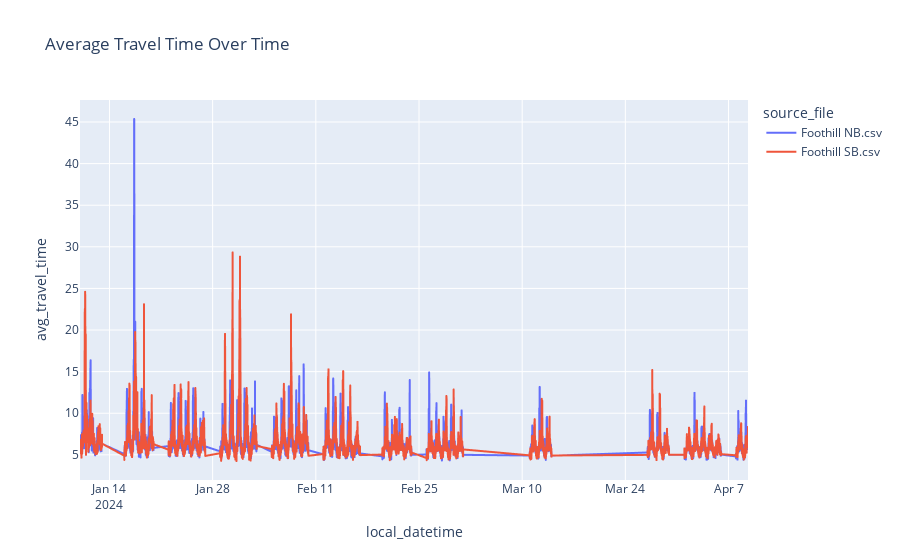

Source (notebook cell):
### Markdown cell above
## Overall Time Series (Unfiltered)

### Code cell
# plotly for time series, wrapped  by route
# Create a Plotly figure
fig_overall = px.line(clean_data, x='local_datetime', y='avg_travel_time', color='source_file',  title='Average Travel Time Over Time')

# Show the chart
fig_overall.show()

### Figure 1 — Plotly figure (JSON) as saved in the notebook; plotly's stock layout.template omitted (floating-point values rounded to 4 significant figures; data arrays with more than 128 entries replaced by an {"elided": "..."} marker saying what was removed)
{"data": [{"hovertemplate": "source_file=Foothill NB.csv<br>local_datetime=%{x}<br>avg_travel_time=%{y}<extra></extra>", "legendgroup": "Foothill NB.csv", "line": {"color": "#636efa", "dash": "solid"}, "marker": {"symbol": "circle"}, "mode": "lines", "name": "Foothill NB.csv", "showlegend": true, "type": "scattergl", "x": {"elided": "14009 str values"}, "xaxis": "x", "y": {"elided": "14009 float values"}, "yaxis": "y"}, {"hovertemplate": "source_file=Foothill SB.csv<br>local_datetime=%{x}<br>avg_travel_time=%{y}<extra></extra>", "legendgroup": "Foothill SB.csv", "line": {"color": "#EF553B", "dash": "solid"}, "marker": {"symbol": "circle"}, "mode": "lines", "name": "Foothill SB.csv", "showlegend": true, "type": "scattergl", "x": {"elided": "14010 str values"}, "xaxis": "x", "y": {"elided": "14010 float values"}, "yaxis": "y"}], "layout": {"legend": {"title": {"text": "source_file"}, "tracegroupgap": 0}, "title": {"text": "Average Travel Time Over Time"}, "xaxis": {"anchor": "y", "domain": [0, 1], "title": {"text": "local_datetime"}}, "yaxis": {"anchor": "x", "domain": [0, 1], "title": {"text": "avg_travel_time"}}}}
